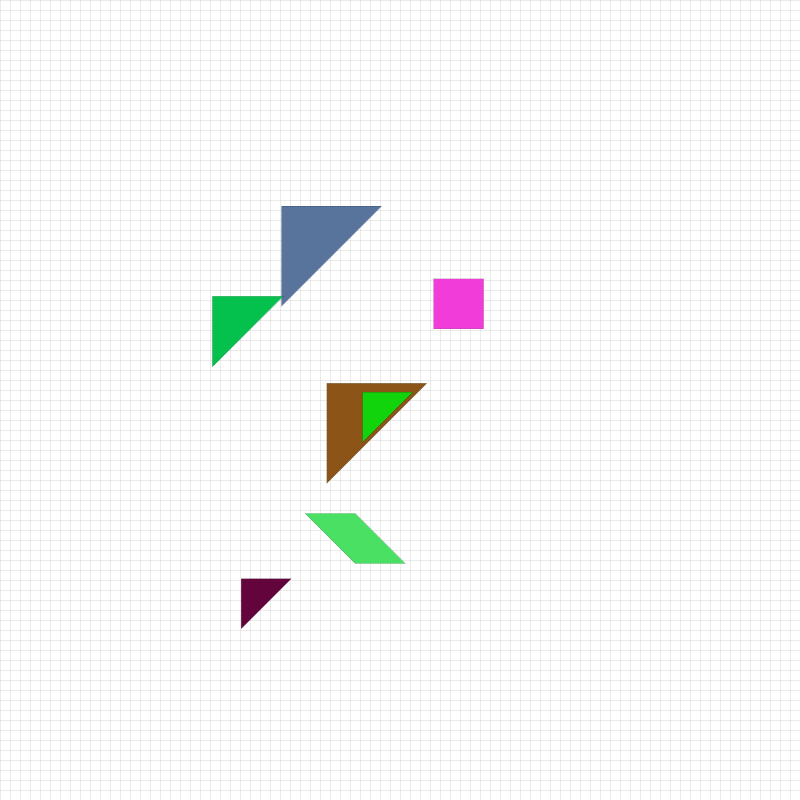
Frame 1 (no input)
Frame 60 (the mouse pressed at the canvas centre just before this capture): identical to frame 1, image omitted
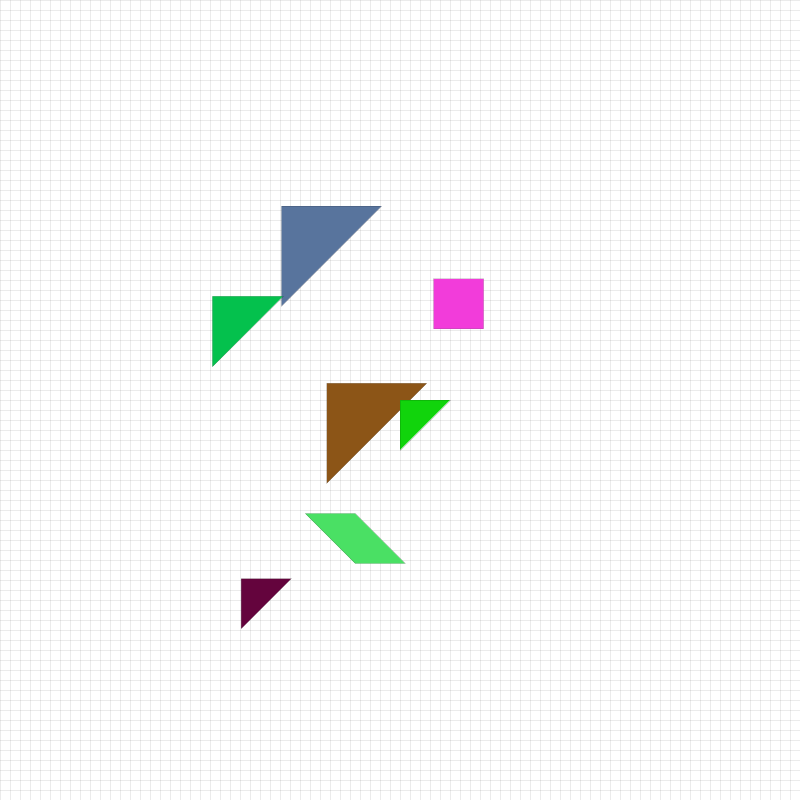
Frame 120 (the mouse held since frame 60 and released just before this capture)

The Processing sketch that drew these frames (run headless with seeded random() and noise(); from frame 60 on, the mouse is pressed at the canvas centre):

// Processing sketch: TangramOO
// ── TangramOO.pde
// Implementar:
// 1. La creación de las siete distintas piezas (por ahora son todas Rect)
// 2. La interacción: selección y manipulación de las piezas (ratón, teclas, touch...)
// 3. La evaluacion de la solucion
// 4. El modo de creacion de nuevos problemas

Shape[] shapes;
boolean drawGrid = true;

void setup() {
  size(800, 800);
  int borde = 1000;
  shapes = new Shape[7];
  shapes[0] = new Rect(borde/2);
  shapes[1] = new Triangulo(borde);
  shapes[2] = new Triangulo(borde);
  shapes[3] = new Triangulo(borde/2);
  shapes[4] = new Triangulo(borde/2);
  shapes[5] = new Triangulo(calcular_lado(borde));
  shapes[6] = new Paralelogramo(borde/2);
}

void drawGrid(float scale) {
  push();
  strokeWeight(1);
  int i;
  for (i=0; i<=width/scale; i++) {
    stroke(0, 0, 0, 20);
    line(i*scale, 0, i*scale, height);
  }
  for (i=0; i<=height/scale; i++) {
    stroke(0, 0, 0, 20);
    line(0, i*scale, width, i*scale);
  }
  pop();
}

void draw() {
  background(255, 255, 255);
  if (drawGrid)
    drawGrid(10);
  for (Shape shape : shapes)
    shape.draw();
}

void mousePressed() {
  for (Shape shape : shapes) {
    shape.seleccionar(mouseX, mouseY);
  }
}

void mouseWheel(MouseEvent event) {
  float signo = event.getCount();
  for (Shape shape : shapes) {
    if (shape.getSeleccionar()) {
      println(shape.rotation()+1);
      shape.setRotation(shape.rotation()+1);
    }
  }
}

void keyPressed() {
  if (key == 'g' || key == 'G')
    drawGrid = !drawGrid;
}
int calcular_lado(int borde) {
  return round(pow(2*pow(borde, 2), 0.5)/2);
}

// ── Paralelogramo.pde
class Paralelogramo extends Shape {
  float _edge;

  Paralelogramo(float edge) {
    setEdge(edge);
  }

  @Override
    void aspect() {

    quad(0, 0, edge(), 0, 2*edge(), edge(), edge(), edge());
  }

  public float edge() {
    return _edge;
  }

  public void setEdge(float edge) {
    _edge = edge;
  }
}

// ── Rect.pde
class Rect extends Shape {
  float _edge;

  Rect(float edge) {
    setEdge(edge);
  }

  @Override
    void aspect() {
    rectMode(CENTER);
    rect(0, 0, edge(), edge());
  }

  public float edge() {
    return _edge;
  }

  public void setEdge(float edge) {
    _edge = edge;
  }
}

// ── Shape.pde
// Implementar:
// 1. El estilo del shape (e.g., stroke, stroke weight).
// 2. El método contains(int x, int y) que diga si un punto de coordenadas
// (x,y) se encuentra o no al interior del shape. Observe que esta
// función puede servir para la selección de la pieza con un puntero.
// 3. El resto de shapes que se requieran para el Tangram, como se
// hace con la clase Rect (ver Rect.pde).

abstract class Shape {
  float _rotation;
  float _scaling;
  PVector _position;
  color _hue;
  boolean _seleccionado;

  Shape() {
    this(new PVector(random(width/4, 3*width/4), random(height/4, 3*height/4)),
      0,
      0.1,
      color(random(0, 255), random(0, 255), random(0, 255)), false);
  }

  Shape(PVector position, float rotation, float scaling, color hue, boolean seleccionado) {
    setPosition(position);
    setRotation(rotation);
    setScaling(scaling);
    setHue(hue);
    setSeleccion(seleccionado);
  }

  void draw() {
    push();
    fill(hue());
    if (getSeleccionar()) {
      setPosition(new PVector(mouseX, mouseY));
    }
    translate(position().x, position().y);
    rotate(rotation());
    scale(scaling(), scaling());
    aspect();
    pop();
  }

  abstract void aspect();

  /*
  // Escoja uno solo de los siguientes dos prototipos para la funcion contains:
   boolean contains(int x, int y) {
   return true;
   }
   
   abstract boolean contains(int x, int y);
   // */

  void seleccionar(int x, int y) {
    if (get(x, y)==hue()) {
      setSeleccion(!getSeleccionar());
    } else {
      setSeleccion(false);
    }
  }

  boolean getSeleccionar() {
    return _seleccionado;
  }

  void setSeleccion(boolean seleccionado) {
    _seleccionado = seleccionado;
  }

  float scaling() {
    return _scaling;
  }

  void setScaling(float scaling) {
    _scaling = scaling;
  }

  float rotation() {
    return _rotation;
  }

  void setRotation(float rotation) {
    _rotation = rotation*PI/180;
  }

  PVector position() {
    return _position;
  }

  void setPosition(PVector position) {
    _position = position;
  }

  color hue() {
    return _hue;
  }

  void setHue(color hue) {
    _hue = hue;
  }
}

// ── Term.pde
class Term extends Shape {
  String _elements;

  Term() {
    this(3, 8);
  }

  Term(String elements, float scaling) {
    setElements(elements);
    setScaling(scaling);
  }

  Term(int elements, float scaling) {
    setElements(elements);
    setScaling(scaling);
  }

  @Override
    void aspect() {
    noStroke();
    text(_elements, 0, 0);
  }

  String elements() {
    return _elements;
  }

  void setElements(String elements) {
    _elements = elements;
  }

  void setElements(int elements) {
    _elements = new String();
    // see: https://discourse.processing.org/t/get-random-letters-and-put-into-a-string/28585/10
    for (int i = 0; i < elements; i++) {
      _elements += char (int(random (65, 65+24)));
    }
  }
}

// ── Triangulo.pde
class Triangulo extends Shape {
  float _edge;


  Triangulo(float edge) {
    setEdge(edge);
  }

  @Override
    void aspect() {
    //rectMode(CENTER);
    triangle(0, 0, 0, edge(), edge(), 0);
  }

  public float edge() {
    return _edge;
  }

  public void setEdge(float edge) {
    _edge = edge;
  }
}
